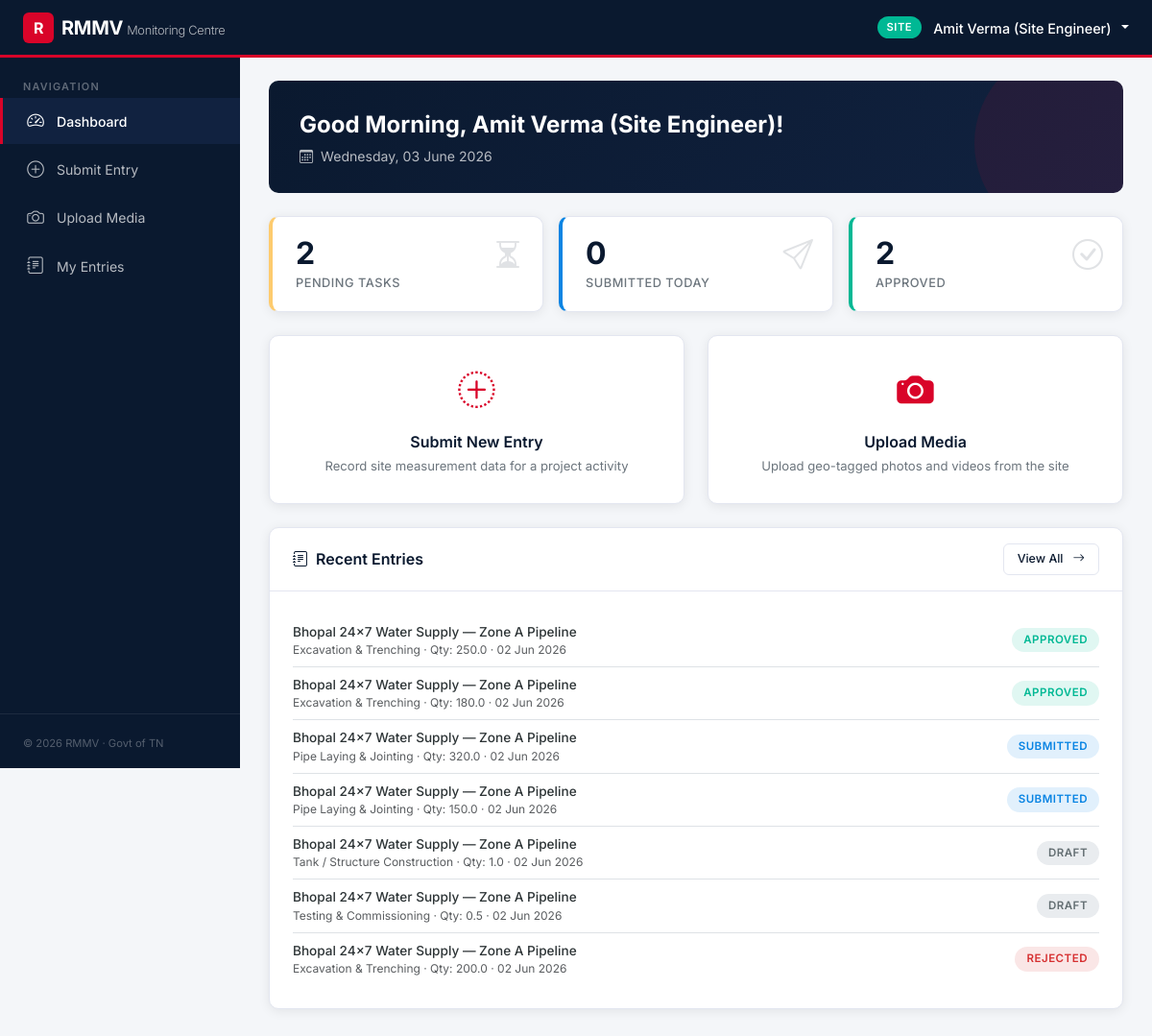
The page /site/ (signed in) on the database as committed earlier.
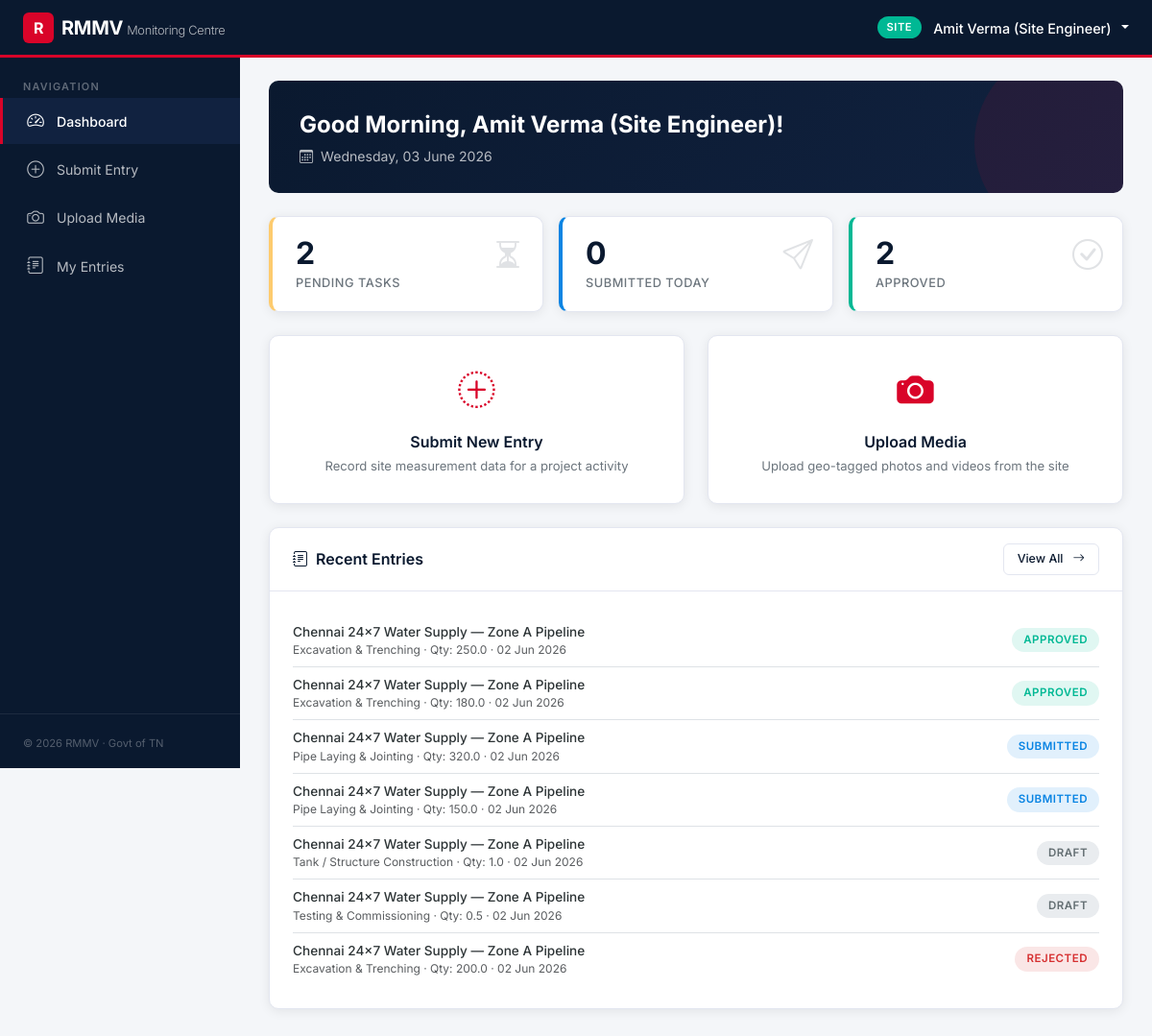
The same page on the database as committed later.
### database/models.py (models this page shows, shortened)
class SiteEntry(db.Model):
    __tablename__ = 'site_entries'
    id = db.Column(db.Integer, primary_key=True)
    project_id = db.Column(db.Integer, db.ForeignKey('projects.id'), nullable=False)
    engineer_id = db.Column(db.Integer, db.ForeignKey('users.id'), nullable=False)
    activity_id = db.Column(db.Integer, db.ForeignKey('activities.id'), nullable=False)
    quantity = db.Column(db.Float, nullable=False, default=0.0)
    remarks = db.Column(db.Text, nullable=True)
    status = db.Column(db.String(20), nullable=False, default='draft')  # draft | submitted | approved | rejected
    reviewed_by = db.Column(db.Integer, db.ForeignKey('users.id'), nullable=True)
    review_remarks = db.Column(db.Text, nullable=True)
    created_at = db.Column(db.DateTime, default=lambda: datetime.now(timezone.utc))
    updated_at = db.Column(db.DateTime, default=lambda: datetime.now(timezone.utc),
                           onupdate=lambda: datetime.now(timezone.utc))
    project = db.relationship('Project', back_populates='entries')
    engineer = db.relationship('User', foreign_keys=[engineer_id], back_populates='site_entries')
    reviewer = db.relationship('User', foreign_keys=[reviewed_by], back_populates='reviewed_entries')
    activity = db.relationship('Activity', back_populates='site_entries')

class Project(db.Model):
    __tablename__ = 'projects'
    id = db.Column(db.Integer, primary_key=True)
    name = db.Column(db.String(300), nullable=False)
    ulb_id = db.Column(db.Integer, db.ForeignKey('ulbs.id'), nullable=False)
    description = db.Column(db.Text, nullable=True)
    cost = db.Column(db.Float, nullable=False, default=0.0)  # in Crores (₹)
    physical_progress = db.Column(db.Float, nullable=False, default=0.0)  # 0–100
    financial_progress = db.Column(db.Float, nullable=False, default=0.0)  # 0–100
    status = db.Column(db.String(20), nullable=False, default='active')  # active | completed | delayed | critical
    latitude = db.Column(db.Float, nullable=True)
    longitude = db.Column(db.Float, nullable=True)
    start_date = db.Column(db.Date, nullable=True)
    target_date = db.Column(db.Date, nullable=True)
    contractor = db.Column(db.String(200), nullable=True)
    ulb = db.relationship('ULB', back_populates='projects')
    activities = db.relationship('Activity', back_populates='project',
                                 lazy='dynamic', cascade='all, delete-orphan')
    entries = db.relationship('SiteEntry', back_populates='project',
                              lazy='dynamic', cascade='all, delete-orphan')
    media_files = db.relationship('MediaFile', back_populates='project',
                                  lazy='dynamic', cascade='all, delete-orphan')

class Activity(db.Model):
    __tablename__ = 'activities'
    id = db.Column(db.Integer, primary_key=True)
    project_id = db.Column(db.Integer, db.ForeignKey('projects.id'), nullable=False)
    activity_name = db.Column(db.String(200), nullable=False)
    unit = db.Column(db.String(50), nullable=False, default='units')
    target_qty = db.Column(db.Float, nullable=False, default=0.0)
    achieved_qty = db.Column(db.Float, nullable=False, default=0.0)
    weightage = db.Column(db.Float, nullable=False, default=0.0)  # fraction, e.g. 0.25
    project = db.relationship('Project', back_populates='activities')
    site_entries = db.relationship('SiteEntry', back_populates='activity', lazy='dynamic')

### dashboards/site.py (the view)
@site_bp.route('/')
@login_required
@role_required(['site'])
def dashboard():
    projects = _site_projects()
    project_ids = [p.id for p in projects]
    today = date.today()
    if project_ids:
        base_query = SiteEntry.query.filter(
            SiteEntry.engineer_id == current_user.id
        )
        today_count = (
            base_query
            .filter(db.func.date(SiteEntry.created_at) == today)
            .count()
        )
        submitted_count = base_query.filter(
            SiteEntry.status == 'submitted'
        ).count()
        approved_count = base_query.filter(
            SiteEntry.status == 'approved'
        ).count()
        rejected_count = base_query.filter(
            SiteEntry.status == 'rejected'
        ).count()
        draft_count = base_query.filter(
            SiteEntry.status == 'draft'
        ).count()
    else:
        today_count = submitted_count = approved_count = 0
        rejected_count = draft_count = 0
    recent_entries = (
        SiteEntry.query
        .filter_by(engineer_id=current_user.id)
        .order_by(desc(SiteEntry.created_at))
        .limit(10)
        .all()
    )
    return render_template(
        'site/dashboard.html',
        projects=projects,
        pending_count=submitted_count,
        submitted_today=today_count,
        approved_count=approved_count,
        rejected_count=rejected_count,
        draft_count=draft_count,
        recent_entries=recent_entries,
        now=datetime.now(timezone.utc),
    )

### auth/permissions.py (called while the page is built)
def role_required(roles):
    def decorator(func):
        @wraps(func)
        def wrapper(*args, **kwargs):
            if not current_user.is_authenticated:
                abort(403)
            if current_user.role not in roles:
                abort(403)
            return func(*args, **kwargs)
        return wrapper
    return decorator

### dashboards/site.py (called while the page is built)
def _site_projects():
    return Project.query.filter_by(ulb_id=current_user.ulb_id).all()

### templates/site/dashboard.html (shortened to what this page needs)
{% extends "base.html" %}
{% block content %}
<div class="greeting-card">
  <div class="greeting-title">
    {% set hour = now.hour if now else 12 %}
    {% if hour < 12 %}Good Morning{% elif hour < 17 %}Good Afternoon{% else %}Good Evening{% endif %},
    {{ current_user.name or current_user.username }}!
  </div>
  <div class="greeting-date">
    <i class="bi bi-calendar3 me-1"></i>
    {{ now.strftime('%A, %d %B %Y') if now else 'Today' }}
  </div>
</div>
<div class="row g-3 mb-4 kpi-row">
  <div class="col-lg-4 col-md-4 col-6">
    <div class="kpi-card kpi-warning">
      <i class="bi bi-hourglass-split kpi-icon"></i>
      <div class="kpi-value">{{ pending_count }}</div>
      <div class="kpi-label">Pending Tasks</div>
    </div>
  </div>
  <div class="col-lg-4 col-md-4 col-6">
    <div class="kpi-card kpi-primary">
      <i class="bi bi-send kpi-icon"></i>
      <div class="kpi-value">{{ submitted_today }}</div>
      <div class="kpi-label">Submitted Today</div>
    </div>
  </div>
  <div class="col-lg-4 col-md-4 col-12">
    <div class="kpi-card kpi-success">
      <i class="bi bi-check-circle kpi-icon"></i>
      <div class="kpi-value">{{ approved_count }}</div>
      <div class="kpi-label">Approved</div>
    </div>
  </div>
</div>
<div class="row g-4 mb-4">
  <div class="col-md-6">
    <a href="{{ url_for('site.submit_entry') }}" class="text-decoration-none">
      <div class="action-card">
        <div class="action-icon"><i class="bi bi-plus-circle-dotted"></i></div>
        <div class="action-title">Submit New Entry</div>
        <div class="action-desc">Record site measurement data for a project activity</div>
      </div>
    </a>
  </div>
  <div class="col-md-6">
    <a href="{{ url_for('site.upload_media') }}" class="text-decoration-none">
      <div class="action-card">
        <div class="action-icon"><i class="bi bi-camera-fill"></i></div>
        <div class="action-title">Upload Media</div>
        <div class="action-desc">Upload geo-tagged photos and videos from the site</div>
      </div>
    </a>
  </div>
</div>
<div class="card-rmmv">
  <div class="card-header-rmmv">
    <h5><i class="bi bi-journal-text me-2"></i>Recent Entries</h5>
    <div class="header-actions">
      <a href="{{ url_for('site.my_entries') }}" class="btn btn-sm btn-rmmv btn-rmmv-outline">
        View All <i class="bi bi-arrow-right ms-1"></i>
      </a>
    </div>
  </div>
  <div class="card-body-rmmv">
    {% for entry in recent_entries %}
    <div class="d-flex align-items-center justify-content-between py-2 {% if not loop.last %}border-bottom{% endif %}">
      <div>
        <div class="fw-500 fs-sm">{{ entry.project.name }}</div>
        <div class="fs-xs text-muted">
          {{ entry.activity.activity_name if entry.activity else '—' }}
          &middot; Qty: {{ entry.quantity }}
          &middot; {{ entry.created_at.strftime('%d %b %Y') if entry.created_at else '—' }}
        </div>
      </div>
      <span class="badge-status badge-{{ entry.status }}">{{ entry.status }}</span>
    </div>
    {% else %}
    <div class="empty-state py-4">
      <i class="bi bi-journal-x empty-icon"></i>
      <div class="empty-title">No entries yet</div>
      <div class="empty-text">Submit your first site entry to get started.</div>
    </div>
    {% endfor %}
  </div>
</div>
{% endblock %}

Rows that differ between the two databases and show on the page:
changed SiteEntry (number 1 of 7 on the later page): project.name "Bhopal 24×7 Water Supply — Zone A Pipeline" → "Chennai 24×7 Water Supply — Zone A Pipeline"
changed SiteEntry (number 2 of 7 on the later page): project.name "Bhopal 24×7 Water Supply — Zone A Pipeline" → "Chennai 24×7 Water Supply — Zone A Pipeline"
changed SiteEntry (number 3 of 7 on the later page): project.name "Bhopal 24×7 Water Supply — Zone A Pipeline" → "Chennai 24×7 Water Supply — Zone A Pipeline"
changed SiteEntry (number 4 of 7 on the later page): project.name "Bhopal 24×7 Water Supply — Zone A Pipeline" → "Chennai 24×7 Water Supply — Zone A Pipeline"
changed SiteEntry "Tank / Structure Construction": project.name "Bhopal 24×7 Water Supply — Zone A Pipeline" → "Chennai 24×7 Water Supply — Zone A Pipeline"
changed SiteEntry "Testing & Commissioning": project.name "Bhopal 24×7 Water Supply — Zone A Pipeline" → "Chennai 24×7 Water Supply — Zone A Pipeline"
changed SiteEntry "REJECTED": project.name "Bhopal 24×7 Water Supply — Zone A Pipeline" → "Chennai 24×7 Water Supply — Zone A Pipeline"
